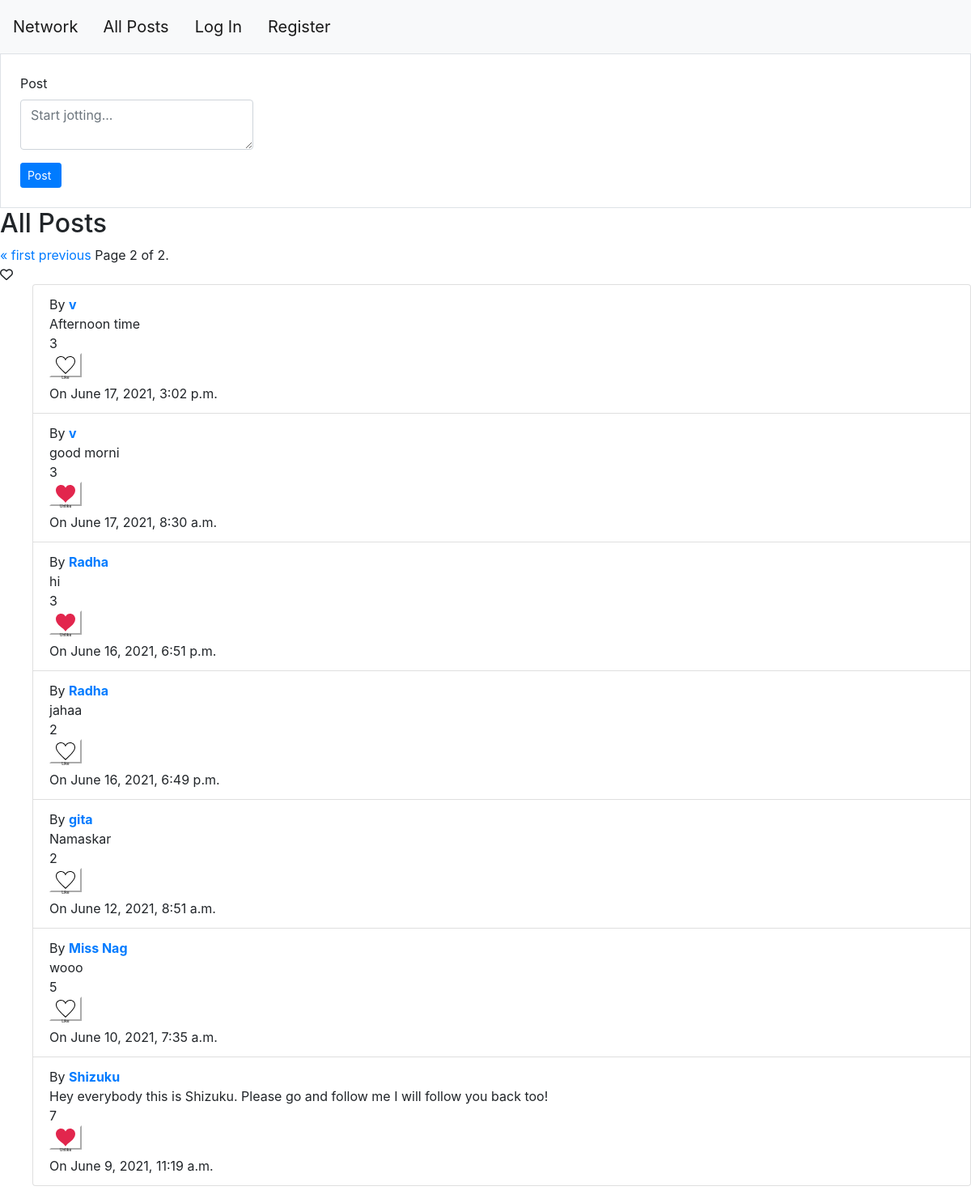
Screenshot of /?page=2 with the database file from the repository.
### network/models.py (models this page shows, shortened)
class Post(models.Model):
    user = models.ForeignKey(User,on_delete = models.CASCADE, related_name = "posts")
    data = models.TextField(null = True)
    time = models.DateTimeField()
    likers = models.ManyToManyField(User, related_name = "liked_posts")

class User(AbstractUser):
    pass

### network/views.py (the view)
# urls.py: path("", views.index, name="index"),
def index(request):
    entries = Post.objects.order_by('pk')
    entries = entries.reverse()
    if request.user.is_authenticated:
        userobj = User.objects.get(pk=request.user.id)
    else:
        userobj = User.objects.get(pk=1)
    paginator = Paginator(entries, 10)
    if request.GET.get("page") != None:
        try:
            entries = paginator.page(request.GET.get("page")).object_list
            page_obj = paginator.get_page(request.GET.get("page"))
        except:
            entries = paginator.page(1).object_list
            page_obj = paginator.get_page(1)
    else:
        entries = paginator.page(1).object_list
        page_obj = paginator.get_page(1)
    ids = entries.values_list('pk',flat = True)
    ids = list(ids)
    ids.sort()
    ids.reverse()
    return render(request, "network/index.html",{
        "entries":list(entries),
        "userobj":userobj,
        "ids":ids,
        "add_info":"all_posts",
        "page_obj":page_obj
    })

### network/templates/network/index.html (shortened to what this page needs)
{% extends "network/layout.html" %}
{% load static %}
{% block body %}
{% if add_info == "all_posts" %}
<div class="border  p-4">
   <form action = "{% url 'create' %}" method="post">
    <div class="form-group w-25">
      <label for="posting">Post</label>
      <textarea type="text"  name ="data" class="form-control"  placeholder="Start jotting..."></textarea>
    </div>
    <input type="submit" value="Post "class="btn btn-primary btn-sm"></button>
</form>
</div>
<h2>All Posts</h2>
<div class="pagination">
  <span class="step-links">
      {% if page_obj.has_previous %}
          <a href="?page=1">&laquo; first</a>
          <a href="?page={{page_obj.previous_page_number}}">previous</a>
      {% endif %}
      <span class="current">
          Page {{ page_obj.number }} of {{ page_obj.paginator.num_pages }}.
      </span>
  </span>
</div>
{% endif %}
<i class="far fa-heart"></i>
    <ul>
    {% for entry in entries %}
        <li class="list-group-item">
            By <a href="{% url 'profile' entry.user.id %}"><strong>{{entry.user}}</strong></a><br>
              <div class="view_one">
                <div class = "para" >{{entry.data}}</div>
                <div id ="{{entry.id}}">
                  {{entry.likers.count}}
                </div>
                {% if userobj in entry.likers.all %}
                <form class= "likeunlike">
                    <div style="display: block;"  class="two" id={{entry.id}}>
                      <button class="unlikebuttonsmall"  type="submit" class="btn btn-outline-danger" btn btn-primary btn-sm>
                        <svg xmlns="http://www.w3.org/2000/svg" width="24" height="24" viewBox="0 0 24 24"><path d="M12 4.419c-2.826-5.695-11.999-4.064-11.999 3.27 0 7.27 9.903 10.938 11.999 15.311 2.096-4.373 12-8.041 12-15.311 0-7.327-9.17-8.972-12-3.27z"/></svg>
                        Unlike
                      </button>
                    </div>
                </form>
              {% else %}
                <form class="likeunlike">
                    <div style="display: block;" class="one" id={{entry.id}}>
                        <button class="likebuttonsmall"  type="submit" class="btn btn-outline-danger" btn btn-primary btn-sm>
                          Like
                        </button>
                    </div>
                </form>
                {% endif %}
                On {{entry.time}}
                <br>
            </div>
        </li>
    {% endfor %}
  </ul>
{% endblock %}

### network/static/network/styles.css (style rules this page uses)
.likebuttonsmall { font-size: 5px; width: min-content; height: 30px; border-color: white; background-color:white; border-color: white; text-decoration-color: #aab8c2; }
.unlikebuttonsmall { font-size: 5px; width: min-content; height: 30px; fill: #e2264d; text-decoration-color: #aab8c2; flood-color: red; background-color:white; border-color: white; }

### rows the page displays
Post: user "v", data "Afternoon time", likers.count "3", time "June 17, 2021, 3:02 p.m."
Post: user "v", data "good morni", likers.count "3", time "June 17, 2021, 8:30 a.m."
Post: user "Radha", data "hi", likers.count "3", time "June 16, 2021, 6:51 p.m."
Post: user "Radha", data "jahaa", likers.count "2", time "June 16, 2021, 6:49 p.m."
Post: user "gita", data "Namaskar", likers.count "2", time "June 12, 2021, 8:51 a.m."
Post: user "Miss Nag", data "wooo", likers.count "5", time "June 10, 2021, 7:35 a.m."
Post: user "Shizuku", data "Hey everybody this is Shizuku. Please go and follow me I will follow you back too!", likers.count "7", time "June 9, 2021, 11:19 a.m."

### other values shown
{{ page_obj.number }} "2"
{{ page_obj.paginator.num_pages }} "2"
